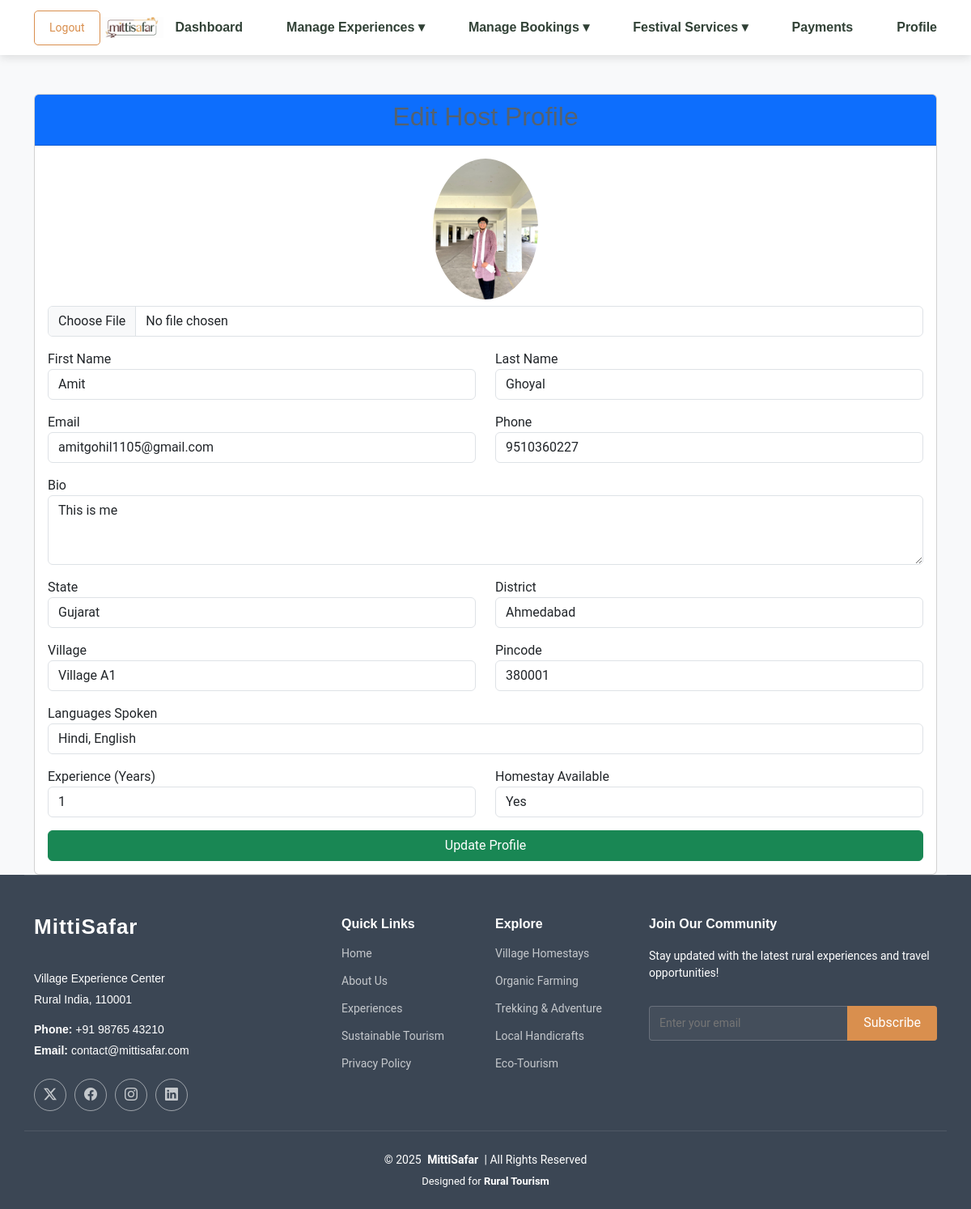
/hosts/update_profile.php (signed in), run on the app's committed database.
### tables this page shows
CREATE TABLE `users` (
  `user_id` int(11) NOT NULL,
  `first_name` varchar(100) NOT NULL,
  `last_name` varchar(100) NOT NULL,
  `username` varchar(100) NOT NULL,
  `email` varchar(100) NOT NULL,
  `phone` varchar(15) NOT NULL,
  `password` varchar(255) NOT NULL,
  `date_of_birth` date NOT NULL,
  `gender` enum('Male','Female','Other') NOT NULL,
  `nationality` varchar(50) NOT NULL,
  `otp_code` varchar(6) DEFAULT NULL,
  `user_type` enum('admin','host','traveler') NOT NULL,
  `profile_pic` varchar(255) DEFAULT NULL,
  `status` enum('active','inactive','banned') DEFAULT 'active',
  `created_at` timestamp NOT NULL DEFAULT current_timestamp()
);

CREATE TABLE `hosts` (
  `host_id` int(11) NOT NULL,
  `user_id` int(11) NOT NULL,
  `state` varchar(100) NOT NULL,
  `district` varchar(100) NOT NULL,
  `village` varchar(100) NOT NULL,
  `pincode` varchar(10) NOT NULL,
  `bio` text DEFAULT NULL,
  `languages_spoken` varchar(255) DEFAULT NULL,
  `skills` longtext NOT NULL CHECK (json_valid(`skills`)),
  `specialties` text DEFAULT NULL,
  `experience_years` int(11) NOT NULL,
  `availability` longtext NOT NULL CHECK (json_valid(`availability`)),
  `homestay_available` enum('yes','no') DEFAULT 'no',
  `verification_status` enum('pending','approved','rejected') DEFAULT 'pending',
  `created_at` timestamp NOT NULL DEFAULT current_timestamp()
);

### hosts/update_profile.php (the view, shortened to what this page needs)
<?php
include("../config/db_connect.php");
$user_id = $_SESSION['user_id'];
$host_id = $_SESSION['host_id'];
$query = "SELECT * FROM users WHERE user_id = ?";
$stmt = $conn->prepare($query);
$stmt->bind_param("i", $user_id);
$stmt->execute();
$user = $stmt->get_result()->fetch_assoc();
$query = "SELECT * FROM hosts WHERE host_id = ?";
$stmt = $conn->prepare($query);
$stmt->bind_param("i", $host_id);
$stmt->execute();
$host = $stmt->get_result()->fetch_assoc();
?>
<!DOCTYPE html>
<html lang="en">
<head>
    <link rel="stylesheet" href="https://cdn.jsdelivr.net/npm/bootstrap@5.3.0/dist/css/bootstrap.min.css">
    <link rel="stylesheet" href="../assets/vendor/bootstrap/css/bootstrap.min.css">
    <link rel="stylesheet" href="../assets/vendor/bootstrap-icons/bootstrap-icons.css">
    <link rel="stylesheet" href="../assets/css/main.css">
</head>
<body class="bg-light">
<?php include("../includes/host_header.php"); ?>
<div class="container mt-5">
    <div class="card">
        <div class="card-header bg-primary text-white text-center">
            <h2>Edit Host Profile</h2>
        </div>
        <div class="card-body">
            <form method="POST" enctype="multipart/form-data">
                <div class="text-center mb-3">
                    <img src="<?= !empty($user['profile_pic']) ? "../" . $user['profile_pic'] : 'https://via.placeholder.com/130'; ?>" class="rounded-circle" width="130">
                    <input type="file" name="profile_pic" class="form-control mt-2">
                </div>
                <div class="row">
                    <div class="col-md-6">
                        <label>First Name</label>
                        <input type="text" name="first_name" class="form-control" value="<?= htmlspecialchars($user['first_name']); ?>" required>
                    </div>
                    <div class="col-md-6">
                        <label>Last Name</label>
                        <input type="text" name="last_name" class="form-control" value="<?= htmlspecialchars($user['last_name']); ?>" required>
                    </div>
                </div>
                <div class="row mt-3">
                    <div class="col-md-6">
                        <label>Email</label>
                        <input type="email" name="email" class="form-control" value="<?= htmlspecialchars($user['email']); ?>" required>
                    </div>
                    <div class="col-md-6">
                        <label>Phone</label>
                        <input type="text" name="phone" class="form-control" value="<?= htmlspecialchars($user['phone']); ?>" required>
                    </div>
                </div>
                <div class="mt-3">
                    <label>Bio</label>
                    <textarea name="bio" class="form-control" rows="3"><?= htmlspecialchars($host['bio']); ?></textarea>
                </div>
                <div class="row mt-3">
                    <div class="col-md-6">
                        <label>State</label>
                        <input type="text" name="state" class="form-control" value="<?= htmlspecialchars($host['state']); ?>">
                    </div>
                    <div class="col-md-6">
                        <label>District</label>
                        <input type="text" name="district" class="form-control" value="<?= htmlspecialchars($host['district']); ?>">
                    </div>
                </div>
                <div class="row mt-3">
                    <div class="col-md-6">
                        <label>Village</label>
                        <input type="text" name="village" class="form-control" value="<?= htmlspecialchars($host['village']); ?>">
                    </div>
                    <div class="col-md-6">
                        <label>Pincode</label>
                        <input type="text" name="pincode" class="form-control" value="<?= htmlspecialchars($host['pincode']); ?>">
                    </div>
                </div>
                <div class="mt-3">
                    <label>Languages Spoken</label>
                    <input type="text" name="languages_spoken" class="form-control" value="<?= htmlspecialchars($host['languages_spoken']); ?>">
                </div>
                <div class="row mt-3">
                    <div class="col-md-6">
                        <label>Experience (Years)</label>
                        <input type="number" name="experience_years" class="form-control" value="<?= htmlspecialchars($host['experience_years']); ?>">
                    </div>
                    <div class="col-md-6">
                        <label>Homestay Available</label>
                        <select name="homestay_available" class="form-control">
                            <option value="1" <?= $host['homestay_available'] ? "selected" : ""; ?>>Yes</option>
                        </select>
                    </div>
                </div>
                <button type="submit" class="btn btn-success mt-3 w-100">Update Profile</button>
            </form>
        </div>
    </div>
</div>
<?php include("../includes/footer.php"); ?>
</body>
</html>

### assets/css/main.css (style rules this page uses)
:root { --default-font: "Roboto", system-ui, -apple-system, "Segoe UI", Roboto, "Helvetica Neue", Arial, "Noto Sans", "Liberation Sans", sans-serif, "Apple Color Emoji", "Segoe UI Emoji", "Segoe UI Symbol", "Noto Color Emoji"; --heading-font: "Raleway", sans-serif; --nav-font: "Poppins", sans-serif; }
:root { --background-color: #ffffff; --default-color: #444444; --heading-color: #556270; --accent-color: #D98F4E; --surface-color: #ffffff; --contrast-color: #ffffff; }
:root { --nav-color: #556270; --nav-hover-color: #D98F4E; --nav-mobile-background-color: #ffffff; --nav-dropdown-background-color: #ffffff; --nav-dropdown-color: #556270; --nav-dropdown-hover-color: #D98F4E; }
:root { scroll-behavior: smooth; }
body { color: var(--default-color); background-color: var(--background-color); font-family: var(--default-font); }
h1, h2, h3, h4, h5, h6 { color: var(--heading-color); font-family: var(--heading-font); }

### data on the page
users: profile_pic (picture), first_name "Amit", last_name "Ghoyal", email "amitgohil1105@gmail.com", phone "9510360227"
hosts: bio "This is me", state "Gujarat", district "Ahmedabad", village "Village A1", pincode "380001", languages_spoken "Hindi, English", experience_years "1", homestay_available "Yes"
